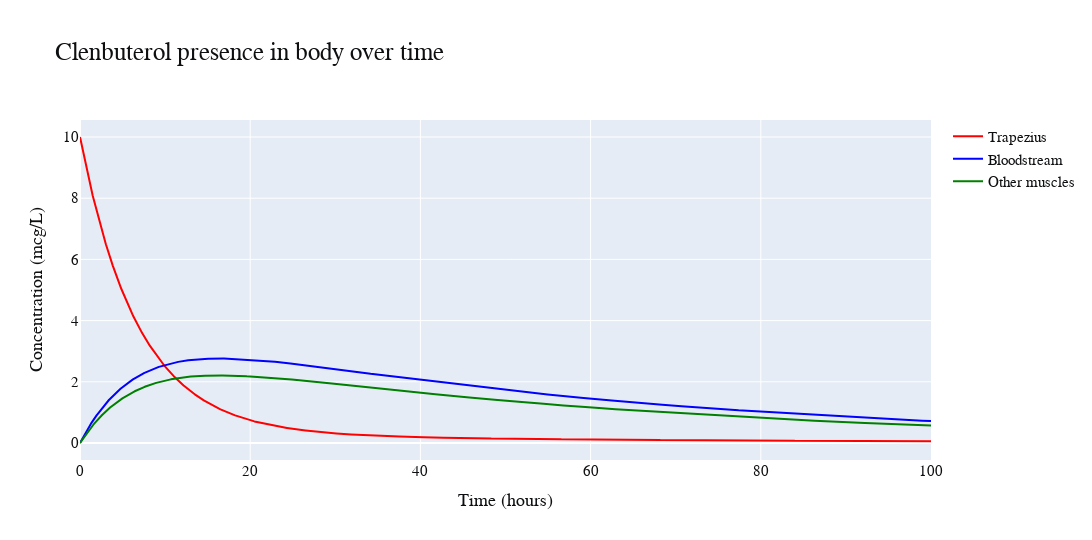

Notebook code cell kept with this figure:
### Markdown cell above
### Plotting

### Code cell
# Plot the results
fig = go.Figure()
fig.add_traces([
    go.Scatter(x=t, y=x, mode='lines', marker = {'color' : 'red'}, name="Trapezius"),
    go.Scatter(x=t, y=y, mode='lines', marker = {'color' : 'blue'}, name="Bloodstream"),
    go.Scatter(x=t, y=z, mode='lines', marker = {'color' : 'green'}, name="Other muscles")
])
fig.update_layout(
    title_text='Clenbuterol presence in body over time',
    xaxis_title='Time (hours)',
    yaxis_title='Concentration (mcg/L)',
    height=1080*0.5,
    width=1920*0.6,
    font_family="CMU Serif",
    font_size=15,
    title_font_size=25,
    font_color="#0e0f11",
    margin=dict(t=120, b=80)
)
fig.show()

### Figure 1 — Plotly figure (JSON) as saved in the notebook; plotly's stock layout.template omitted (floating-point values rounded to 4 significant figures; data arrays with more than 128 entries replaced by an {"elided": "..."} marker saying what was removed)
{"data": [{"marker": {"color": "red"}, "mode": "lines", "name": "Trapezius", "type": "scatter", "x": {"elided": "10001 float values"}, "y": {"elided": "10001 float values"}}, {"marker": {"color": "blue"}, "mode": "lines", "name": "Bloodstream", "type": "scatter", "x": {"elided": "10001 float values"}, "y": {"elided": "10001 float values"}}, {"marker": {"color": "green"}, "mode": "lines", "name": "Other muscles", "type": "scatter", "x": {"elided": "10001 float values"}, "y": {"elided": "10001 float values"}}], "layout": {"font": {"color": "#0e0f11", "family": "CMU Serif", "size": 15}, "height": 540, "margin": {"b": 80, "t": 120}, "title": {"font": {"size": 25}, "text": "Clenbuterol presence in body over time"}, "width": 1152, "xaxis": {"title": {"text": "Time (hours)"}}, "yaxis": {"title": {"text": "Concentration (mcg/L)"}}}}
